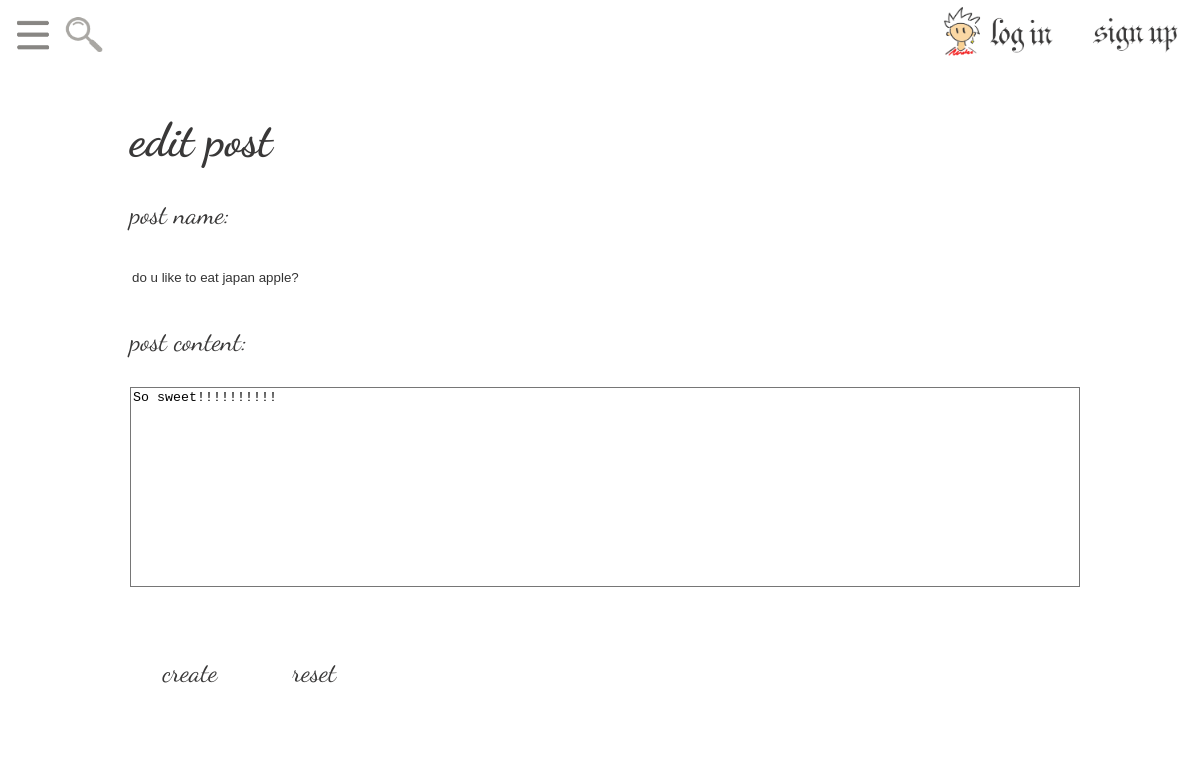
The app's page /post/edit/83845585f4e84eb3ace26a07cdec041b/ with its own data.
### app/models.py (models this page shows, shortened)
class Post(models.Model):
    status = {
        (0, 'Inactive'),
        (1, 'Active')
    }
    post_id = models.UUIDField(primary_key=True, auto_created=True, default=uuid.uuid4, editable=False)
    channel = models.ForeignKey(Channel, on_delete=models.CASCADE)
    created_by = models.ForeignKey(User, on_delete=models.CASCADE)
    post_title = models.CharField(max_length=30)
    post_priority = models.IntegerField(default=50)
    post_content = models.TextField()
    status = models.SmallIntegerField(choices=status, default=1)
    created_at = models.DateTimeField(auto_now_add=True)
    modified_at = models.DateTimeField(auto_now=True)

### app/views.py (the view)
# urls.py: path('post/edit/<str:post_id>/', views.edit_post),
def edit_post(request, post_id):
    if request.method == 'POST':
        post_form = forms.PostForm(request.POST)
        if post_form.is_valid():
            title = post_form.cleaned_data['post_title']
            content = post_form.cleaned_data['post_content']
            post = Post.objects.get(pk=post_id)
            post.post_title = title
            post.post_content = content
            post.save()
            return redirect('view_post', post_id=post_id)
    else:
        post = Post.objects.get(post_id=post_id)
        post_form = forms.PostForm(initial={'post_title': post.post_title, 'post_content': post.post_content})
        return render(request, "edit_post_form.html", locals())

### app/forms.py
class PostForm(forms.Form):
    post_title = forms.CharField(max_length=100)
    post_content = forms.CharField(max_length=2000, widget=forms.Textarea(attrs={'rows': 20, 'cols': 40}))

### templates/edit_post_form.html (shortened to what this page needs)
{% include 'include/nav.html' %}
{% load widget_tweaks %}
<html>
<head>
</head>
<body>
<div class="container">
    <div class="sub_container">
        <form action="" method="POST">
            <h1>edit post</h1>
            <div>
                <label> post name:<br/>
                    {{ post_form.post_title }}
                </label><br/>
            </div>
            <div>
                <label> post content:<br/>
                    {{ post_form.post_content }}
                </label>
            </div>
            <div class="buttonDiv">
                <button type="submit" class="btn btn-info form_button" id="create">create</button>
                <button type="reset" class="btn btn-info form_button" id="reset">reset</button>
            </div>
        </form>
    </div>
</div>
</body>
</html>

### templates/edit_post_form.html (style rules this page uses)
.container { display: flex; flex-direction: row; justify-content: center; }
.sub_container { display: flex; flex-direction: column; width: 1000px; background-color: rgba(255, 255, 255, 0.4); margin-top: 20px; }
h1, label, #id_post_content, #id_post_title, .buttonDiv { margin: 3%; }
h1 { font-size: 35pt; }
#id_post_title { width: 95%; resize: none; background-color: rgba(255, 255, 255, 0.7); }
#id_post_content { width: 95%; height: 200px; resize: none; background-color: rgba(255, 255, 255, 0.7); }
label { font-size: 20pt; }
.form_button { width: 120px; height: 50px; border: 0px solid transparent; border-radius: 30px; font-family: 'Dancing Script', cursive; font-size: 20pt; align-self: center; text-align: center; background-color: rgba(255, 255, 255, 0.4); color: #393838; }

### records on screen
Post: post_title "do u like to eat japan apple?", post_content "So sweet!!!!!!!!!!"
